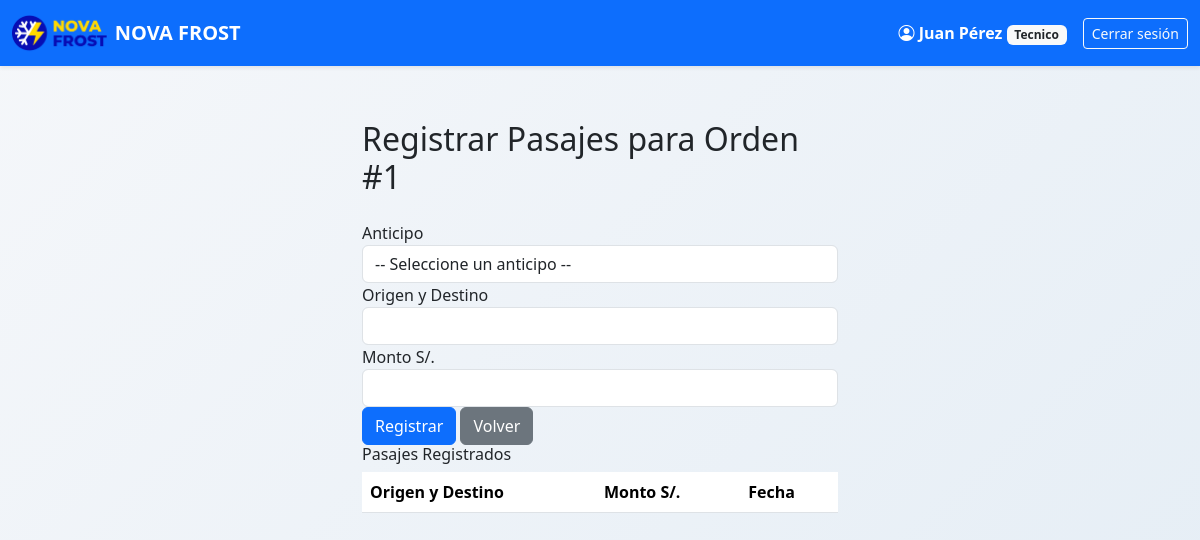
The app's page /registrar_pasajes/1 (signed in) with its own data.
### models.py (models this page shows, shortened)
class User(db.Model, UserMixin):
    id = db.Column(db.Integer, primary_key=True)
    email = db.Column(db.String(120), unique=True, nullable=False, index=True)
    password_hash = db.Column(db.String(255), nullable=False)
    role = db.Column(db.String(20), nullable=False, default='tecnico')
    nombre = db.Column(db.String(100), nullable=False, default='')
    apellido = db.Column(db.String(100), nullable=False, default='')
    activo = db.Column(db.Boolean, default=True)
    push_token = db.Column(db.String(500), nullable=True)
    fecha_registro = db.Column(db.DateTime, default=datetime.utcnow)
    ordenes_tecnico = db.relationship('Orden', backref='tecnico', lazy=True)
    anticipos = db.relationship('Anticipo', backref='tecnico_rel', lazy=True)
    salarios = db.relationship('Salario', backref='tecnico', lazy=True)
    def nombre_completo(self):
        if self.nombre and self.apellido:
            return f"{self.nombre} {self.apellido}"
        return self.email.split('@')[0].title()
    numero_whatsapp = db.Column(db.String(20), nullable=True)  # ej: '960632630'

class Orden(db.Model):
    id = db.Column(db.Integer, primary_key=True)
    cliente_id = db.Column(db.Integer, db.ForeignKey('cliente.id'), nullable=False)
    tecnico_id = db.Column(db.Integer, db.ForeignKey('user.id'), nullable=True)
    fecha = db.Column(db.DateTime, nullable=False)
    estado = db.Column(db.String(20), nullable=False)
    tipo_aparato = db.Column(db.String(50), nullable=False, default='Refrigerador')
    falla = db.Column(db.String(200), nullable=True)
    falla_encontrada = db.Column(db.Text, nullable=True)  # Diagnóstico del técnico
    resolucion = db.Column(db.String(200), nullable=True)
    valor = db.Column(db.Float, nullable=True)
    igv = db.Column(db.Float, nullable=True)
    total = db.Column(db.Float, nullable=True)
    video_inicial = db.Column(db.String(255), nullable=True)
    video_falla = db.Column(db.String(255), nullable=True)
    video_final = db.Column(db.String(255), nullable=True)
    video_demora = db.Column(db.String(255), nullable=True)
    justificacion_demora = db.Column(db.Text, nullable=True)
    fecha_hora_atencion = db.Column(db.DateTime, nullable=True)  # Fecha y hora programada
    medio_pago = db.Column(db.String(50), nullable=True)  # yape, plin, efectivo, otro
    tipo_comprobante = db.Column(db.String(50), nullable=True)  # boleta, factura, otro
    cliente = db.relationship('Cliente', backref='ordenes', lazy=True)
    pasajes = db.relationship('Pasaje', backref='orden', lazy=True)

### app.py (the view, shortened to what this page needs)
@app.route('/registrar_pasajes/<int:orden_id>', methods=['GET', 'POST'])
@login_required
def registrar_pasajes(orden_id):
    if current_user.role != 'tecnico':
        flash('Solo los técnicos pueden registrar pasajes', 'danger')
        return redirect(url_for('dashboard'))
    orden = Orden.query.get_or_404(orden_id)
    if orden.tecnico_id != current_user.id:
        flash('Esta orden no te pertenece', 'danger')
        return redirect(url_for('dashboard'))
    anticipos = Anticipo.query.filter_by(tecnico_id=current_user.id).all()
    return render_template('registrar_pasajes.html', orden=orden, anticipos=anticipos)

### app.py (called while the page is built)
@login_manager.user_loader
def load_user(user_id):
    return db.session.get(User, int(user_id))

### templates/registrar_pasajes.html (shortened to what this page needs)
{% extends "base.html" %}
{% block content %}
    <div class="container mt-5" style="max-width: 500px;">
        <h2 class="mb-4">Registrar Pasajes para Orden #{{ orden.id }}</h2>
        <form method="POST">
            <div class="form-group">
                <label for="anticipo_id">Anticipo</label>
                <select class="form-control" name="anticipo_id" id="anticipo_id" required>
                    <option value="">-- Seleccione un anticipo --</option>
                </select>
            </div>
            <div class="form-group">
                <label for="origen_destino">Origen y Destino</label>
                <input type="text" class="form-control" name="origen_destino" required>
            </div>
            <div class="form-group">
                <label for="monto">Monto S/.</label>
                <input type="number" class="form-control" name="monto" step="0.01" required>
            </div>
            <button type="submit" class="btn btn-primary">Registrar</button>
            <a href="{{ url_for('dashboard') }}" class="btn btn-secondary">Volver</a>
        </form>
        <h6>Pasajes Registrados</h6>
        <table class="table table-striped table-hover">
            <thead>
                <tr>
                    <th>Origen y Destino</th>
                    <th>Monto S/.</th>
                    <th>Fecha</th>
                </tr>
            </thead>
        </table>
    </div>
{% endblock %}

### templates/base.html (shortened to what this page needs)
<!DOCTYPE html>
<html lang="es">
<head>
    <link href="https://cdn.jsdelivr.net/npm/bootstrap@5.3.3/dist/css/bootstrap.min.css" rel="stylesheet"
>
    <link rel="stylesheet" href="https://cdn.jsdelivr.net/npm/bootstrap-icons@1.11.3/font/bootstrap-icons.min.css">
</head>
<body>
    <nav class="navbar navbar-expand-lg navbar-dark bg-primary shadow-sm fixed-top">
        <div class="container-fluid">
            <a class="navbar-brand d-flex align-items-center gap-2" href="{{ url_for('dashboard') }}">
                <img src="/static/logo.png" alt="Logo">
                <strong>NOVA FROST</strong>
            </a>
            <div class="collapse navbar-collapse" id="#navbarNav">
                <ul class="navbar-nav ms-auto align-items-center">
                    {% if current_user.is_authenticated %}
                        <li class="nav-item me-3">
                            <span class="navbar-text user-name">
                                <i class="bi bi-person-circle"></i>
                                {{ current_user.nombre_completo() }}
                                <small class="badge bg-light text-dark">{{ current_user.role|title }}</small>
                            </span>
                        </li>
                        <li class="nav-item">
                            <a href="{{ url_for('logout') }}" class="btn btn-outline-light btn-sm">
                                Cerrar sesión
                            </a>
                        </li>
                    {% endif %}
                </ul>
            </div>
        </div>
    </nav>
    <main class="container pt-5 mt-4">
        {% block content %}{% endblock %}
    </main>
</body>
</html>

### templates/base.html (style rules this page uses)
body { background: linear-gradient(135deg, #f5f7fa 0%, #e4edf5 100%); min-height: 100vh; margin: 0; padding-bottom: 60px; }
.navbar-brand img { height: 40px; }
.user-name { font-weight: 600; color: #fff; }

### records on screen
User: nombre_completo "Juan Pérez", role "Tecnico"
Orden: id "1"
